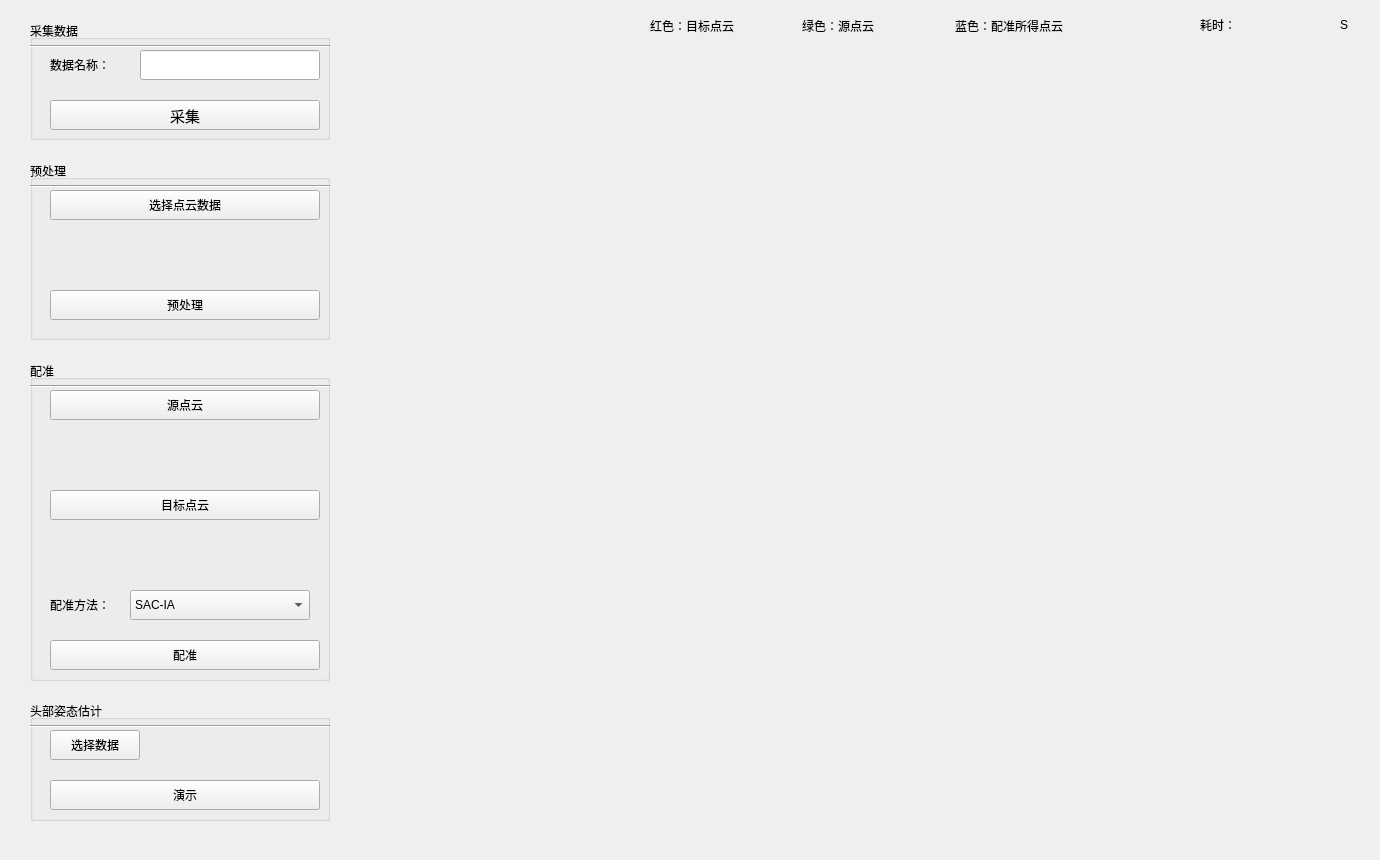
<?xml version="1.0" encoding="UTF-8"?>
<ui version="4.0">
 <class>headpose</class>
 <widget class="QMainWindow" name="headpose">
  <property name="geometry">
   <rect>
    <x>0</x>
    <y>0</y>
    <width>1380</width>
    <height>860</height>
   </rect>
  </property>
  <property name="windowTitle">
   <string>headpose estimation</string>
  </property>
  <widget class="QWidget" name="centralwidget">
   <widget class="QVTKWidget" name="qvtkWidget" native="true">
    <property name="geometry">
     <rect>
      <x>370</x>
      <y>45</y>
      <width>980</width>
      <height>770</height>
     </rect>
    </property>
   </widget>
   <widget class="QGroupBox" name="groupBox">
    <property name="geometry">
     <rect>
      <x>30</x>
      <y>20</y>
      <width>300</width>
      <height>120</height>
     </rect>
    </property>
    <property name="contextMenuPolicy">
     <enum>Qt::DefaultContextMenu</enum>
    </property>
    <property name="autoFillBackground">
     <bool>false</bool>
    </property>
    <property name="title">
     <string>采集数据</string>
    </property>
    <property name="alignment">
     <set>Qt::AlignLeading|Qt::AlignLeft|Qt::AlignVCenter</set>
    </property>
    <property name="flat">
     <bool>false</bool>
    </property>
    <widget class="QPushButton" name="button_collect">
     <property name="geometry">
      <rect>
       <x>20</x>
       <y>80</y>
       <width>270</width>
       <height>30</height>
      </rect>
     </property>
     <property name="font">
      <font>
       <pointsize>11</pointsize>
       <italic>false</italic>
      </font>
     </property>
     <property name="text">
      <string>采集</string>
     </property>
     <property name="autoDefault">
      <bool>false</bool>
     </property>
     <property name="default">
      <bool>false</bool>
     </property>
     <property name="flat">
      <bool>false</bool>
     </property>
    </widget>
    <widget class="QLabel" name="label">
     <property name="geometry">
      <rect>
       <x>20</x>
       <y>30</y>
       <width>80</width>
       <height>30</height>
      </rect>
     </property>
     <property name="text">
      <string>数据名称：</string>
     </property>
    </widget>
    <widget class="QLineEdit" name="edit_dataname">
     <property name="geometry">
      <rect>
       <x>110</x>
       <y>30</y>
       <width>180</width>
       <height>30</height>
      </rect>
     </property>
    </widget>
    <widget class="Line" name="line">
     <property name="geometry">
      <rect>
       <x>0</x>
       <y>25</y>
       <width>300</width>
       <height>2</height>
      </rect>
     </property>
     <property name="frameShadow">
      <enum>QFrame::Sunken</enum>
     </property>
     <property name="orientation">
      <enum>Qt::Horizontal</enum>
     </property>
    </widget>
   </widget>
   <widget class="QGroupBox" name="groupBox_2">
    <property name="geometry">
     <rect>
      <x>30</x>
      <y>160</y>
      <width>300</width>
      <height>180</height>
     </rect>
    </property>
    <property name="title">
     <string>预处理</string>
    </property>
    <property name="alignment">
     <set>Qt::AlignLeading|Qt::AlignLeft|Qt::AlignVCenter</set>
    </property>
    <widget class="Line" name="line_2">
     <property name="geometry">
      <rect>
       <x>0</x>
       <y>25</y>
       <width>300</width>
       <height>2</height>
      </rect>
     </property>
     <property name="frameShadow">
      <enum>QFrame::Sunken</enum>
     </property>
     <property name="orientation">
      <enum>Qt::Horizontal</enum>
     </property>
    </widget>
    <widget class="QPushButton" name="button_choosePCD">
     <property name="geometry">
      <rect>
       <x>20</x>
       <y>30</y>
       <width>270</width>
       <height>30</height>
      </rect>
     </property>
     <property name="text">
      <string>选择点云数据</string>
     </property>
    </widget>
    <widget class="QLabel" name="label_choosePCD">
     <property name="geometry">
      <rect>
       <x>20</x>
       <y>80</y>
       <width>270</width>
       <height>30</height>
      </rect>
     </property>
     <property name="text">
      <string/>
     </property>
    </widget>
    <widget class="QPushButton" name="button_preprocess">
     <property name="geometry">
      <rect>
       <x>20</x>
       <y>130</y>
       <width>270</width>
       <height>30</height>
      </rect>
     </property>
     <property name="text">
      <string>预处理</string>
     </property>
    </widget>
   </widget>
   <widget class="QGroupBox" name="groupBox_3">
    <property name="geometry">
     <rect>
      <x>30</x>
      <y>360</y>
      <width>300</width>
      <height>321</height>
     </rect>
    </property>
    <property name="title">
     <string>配准</string>
    </property>
    <property name="alignment">
     <set>Qt::AlignLeading|Qt::AlignLeft|Qt::AlignVCenter</set>
    </property>
    <widget class="Line" name="line_3">
     <property name="geometry">
      <rect>
       <x>0</x>
       <y>25</y>
       <width>300</width>
       <height>2</height>
      </rect>
     </property>
     <property name="frameShadow">
      <enum>QFrame::Sunken</enum>
     </property>
     <property name="orientation">
      <enum>Qt::Horizontal</enum>
     </property>
    </widget>
    <widget class="QPushButton" name="button_src">
     <property name="geometry">
      <rect>
       <x>20</x>
       <y>30</y>
       <width>270</width>
       <height>30</height>
      </rect>
     </property>
     <property name="text">
      <string>源点云</string>
     </property>
    </widget>
    <widget class="QPushButton" name="button_tgt">
     <property name="geometry">
      <rect>
       <x>20</x>
       <y>130</y>
       <width>270</width>
       <height>30</height>
      </rect>
     </property>
     <property name="text">
      <string>目标点云</string>
     </property>
    </widget>
    <widget class="QLabel" name="label_src">
     <property name="geometry">
      <rect>
       <x>20</x>
       <y>80</y>
       <width>270</width>
       <height>30</height>
      </rect>
     </property>
     <property name="text">
      <string/>
     </property>
    </widget>
    <widget class="QLabel" name="label_tgt">
     <property name="geometry">
      <rect>
       <x>20</x>
       <y>180</y>
       <width>270</width>
       <height>30</height>
      </rect>
     </property>
     <property name="text">
      <string/>
     </property>
    </widget>
    <widget class="QPushButton" name="button_registration">
     <property name="geometry">
      <rect>
       <x>20</x>
       <y>280</y>
       <width>270</width>
       <height>30</height>
      </rect>
     </property>
     <property name="text">
      <string>配准</string>
     </property>
    </widget>
    <widget class="QLabel" name="label_6">
     <property name="geometry">
      <rect>
       <x>20</x>
       <y>230</y>
       <width>80</width>
       <height>30</height>
      </rect>
     </property>
     <property name="text">
      <string>配准方法：</string>
     </property>
    </widget>
    <widget class="QComboBox" name="comboBox">
     <property name="geometry">
      <rect>
       <x>100</x>
       <y>230</y>
       <width>180</width>
       <height>30</height>
      </rect>
     </property>
     <item>
      <property name="text">
       <string>SAC-IA</string>
      </property>
     </item>
     <item>
      <property name="text">
       <string>ICP</string>
      </property>
     </item>
     <item>
      <property name="text">
       <string>3D-NDT</string>
      </property>
     </item>
     <item>
      <property name="text">
       <string>S4pcs</string>
      </property>
     </item>
    </widget>
   </widget>
   <widget class="QGroupBox" name="groupBox_4">
    <property name="geometry">
     <rect>
      <x>30</x>
      <y>700</y>
      <width>300</width>
      <height>121</height>
     </rect>
    </property>
    <property name="title">
     <string>头部姿态估计</string>
    </property>
    <property name="alignment">
     <set>Qt::AlignLeading|Qt::AlignLeft|Qt::AlignVCenter</set>
    </property>
    <widget class="Line" name="line_4">
     <property name="geometry">
      <rect>
       <x>0</x>
       <y>25</y>
       <width>300</width>
       <height>2</height>
      </rect>
     </property>
     <property name="frameShadow">
      <enum>QFrame::Sunken</enum>
     </property>
     <property name="orientation">
      <enum>Qt::Horizontal</enum>
     </property>
    </widget>
    <widget class="QPushButton" name="button_show">
     <property name="geometry">
      <rect>
       <x>20</x>
       <y>80</y>
       <width>270</width>
       <height>30</height>
      </rect>
     </property>
     <property name="text">
      <string>演示</string>
     </property>
    </widget>
    <widget class="QPushButton" name="pushButton">
     <property name="geometry">
      <rect>
       <x>20</x>
       <y>30</y>
       <width>90</width>
       <height>30</height>
      </rect>
     </property>
     <property name="text">
      <string>选择数据</string>
     </property>
    </widget>
    <widget class="QLabel" name="label_datasname">
     <property name="geometry">
      <rect>
       <x>120</x>
       <y>30</y>
       <width>170</width>
       <height>30</height>
      </rect>
     </property>
     <property name="text">
      <string/>
     </property>
    </widget>
   </widget>
   <widget class="QWidget" name="layoutWidget">
    <property name="geometry">
     <rect>
      <x>650</x>
      <y>10</y>
      <width>451</width>
      <height>31</height>
     </rect>
    </property>
    <layout class="QHBoxLayout" name="horizontalLayout">
     <item>
      <widget class="QLabel" name="label_red">
       <property name="frameShape">
        <enum>QFrame::NoFrame</enum>
       </property>
       <property name="text">
        <string>红色：目标点云</string>
       </property>
      </widget>
     </item>
     <item>
      <widget class="QLabel" name="label_green">
       <property name="text">
        <string>绿色：源点云</string>
       </property>
      </widget>
     </item>
     <item>
      <widget class="QLabel" name="label_blue">
       <property name="text">
        <string>蓝色：配准所得点云</string>
       </property>
      </widget>
     </item>
    </layout>
   </widget>
   <widget class="QLabel" name="label_haoshi">
    <property name="geometry">
     <rect>
      <x>1200</x>
      <y>10</y>
      <width>50</width>
      <height>29</height>
     </rect>
    </property>
    <property name="text">
     <string>耗时：</string>
    </property>
   </widget>
   <widget class="QLabel" name="label_s">
    <property name="geometry">
     <rect>
      <x>1340</x>
      <y>10</y>
      <width>30</width>
      <height>29</height>
     </rect>
    </property>
    <property name="text">
     <string>S</string>
    </property>
   </widget>
   <widget class="QLabel" name="label_time">
    <property name="geometry">
     <rect>
      <x>1250</x>
      <y>10</y>
      <width>80</width>
      <height>29</height>
     </rect>
    </property>
    <property name="text">
     <string/>
    </property>
   </widget>
  </widget>
 </widget>
 <customwidgets>
  <customwidget>
   <class>QVTKWidget</class>
   <extends>QWidget</extends>
   <header>QVTKWidget.h</header>
  </customwidget>
 </customwidgets>
 <resources/>
 <connections/>
</ui>
